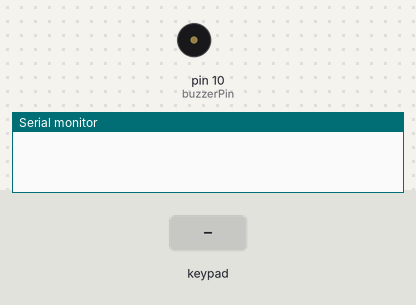
The sketch below on a simulated Arduino Uno, built with avr-gcc and run on an emulated ATmega328P. Parts: buzzer (waves = sounding), the last lines printed to the serial monitor. Inputs (shaded band) come from the test bench.

Above: at 1.2 s.
1.3 s: keypad keys 5 4 3 2 pressed 0.4 s apart
At 1.7 s:
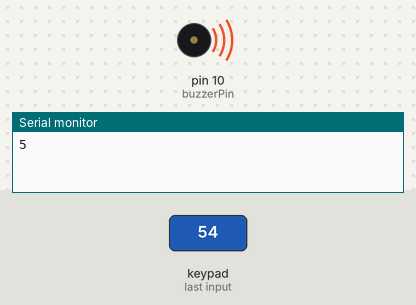
4.8 s: key 'A' pressed
At 6.1 s:
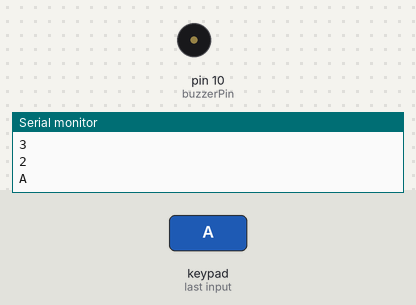
6.3 s: key 'B' pressed
At 6.7 s:
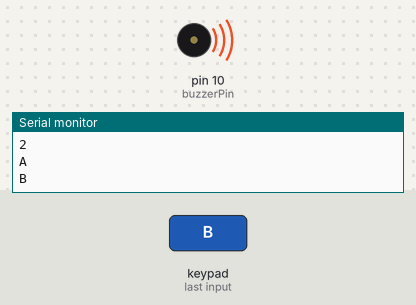
7.8 s: keypad keys 5 4 3 2 # pressed 0.4 s apart
At 10.8 s:
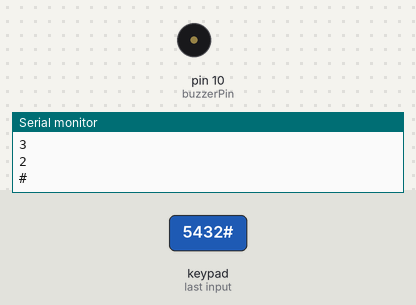
11.3 s: key 'C' pressed
At 11.7 s:
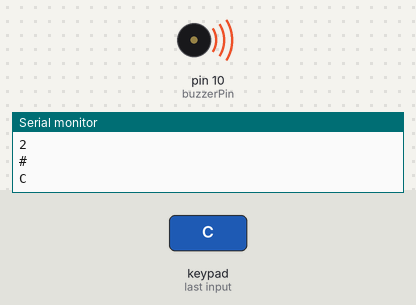
12.8 s: keypad keys 5 4 3 2 * pressed 0.4 s apart
At 15.8 s:
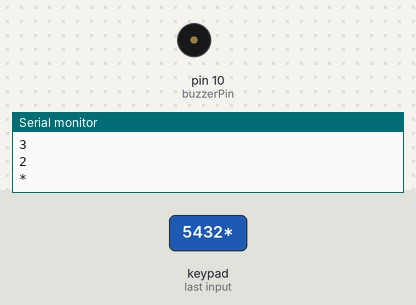
Timing chart, 0 to 17.3 s (numbered marks = the images above; inputs shaded):
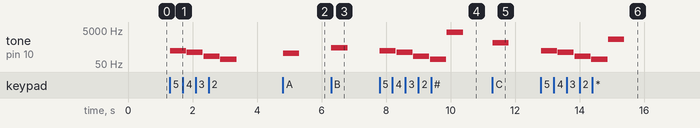

Measured:
- after the input at 1.3 s, tone on pin 10 (buzzerPin): plays 311 Hz for 0.50 s, 247 Hz for 0.50 s, 147 Hz for 0.50 s, 93 Hz for 0.50 s, starting at once
- after the input at 4.8 s, tone on pin 10 (buzzerPin): silent → 208 Hz at once, → silent 0.50 s later
- after the input at 6.3 s, tone on pin 10 (buzzerPin): silent → 440 Hz at once, → silent 0.50 s later
- after the input at 7.8 s, tone on pin 10 (buzzerPin): plays 311 Hz for 0.50 s, 247 Hz for 0.50 s, 147 Hz for 0.50 s, 93 Hz for 0.50 s, 3729 Hz for 0.50 s, starting at once
- after the input at 11.3 s, tone on pin 10 (buzzerPin): silent → 880 Hz at once, → silent 0.50 s later
- after the input at 12.8 s, tone on pin 10 (buzzerPin): plays 311 Hz for 0.50 s, 247 Hz for 0.50 s, 147 Hz for 0.50 s, 93 Hz for 0.50 s, 1397 Hz for 0.50 s, starting at once

The sketch:

12.passive-buzzer.ino
```cpp
// Tools >> Manage Libraries >> Search for "Keypad"
#include <Keypad.h>

const byte NROWS = 4;
const byte NCOLS = 4;
const byte rowPins[NROWS] = { 5, 4, 3, 2 };  // decreasing to match keypad's key layout
const byte colPins[NCOLS] = { 6, 7, 8, 9 };
const char keyMap[NROWS][NCOLS] = {
  { '1', '2', '3', 'A' },
  { '4', '5', '6', 'B' },
  { '7', '8', '9', 'C' },
  { '*', '0', '#', 'D' }
};

const int buzzerPin = 10;
unsigned int tones[NROWS][NCOLS] = {
    {31, 93, 147, 208},
    {247, 311, 370, 440},
    {523, 587, 698, 880},
    {1397, 2637, 3729, 4978}
};

Keypad *keypad = new Keypad(makeKeymap(keyMap), rowPins, colPins, NROWS, NCOLS);

void setup() {
  Serial.begin(9600);
  pinMode(buzzerPin, OUTPUT);
}

void loop() {
  char symbol = keypad->getKey();
  if (symbol != NULL) {
    Serial.println(symbol);
    playSoundForKeymapSymbol(symbol);
    delay(500);
    noTone(buzzerPin);
  }
}

void playSoundForKeymapSymbol(char symbol) {
  for (int i = 0; i < NROWS; i++) {
    for (int j = 0; j < NCOLS; j++) {
      if (symbol == keyMap[i][j]) {
        tone(buzzerPin, tones[i][j], 500);
      }
    }
  }
}
```
